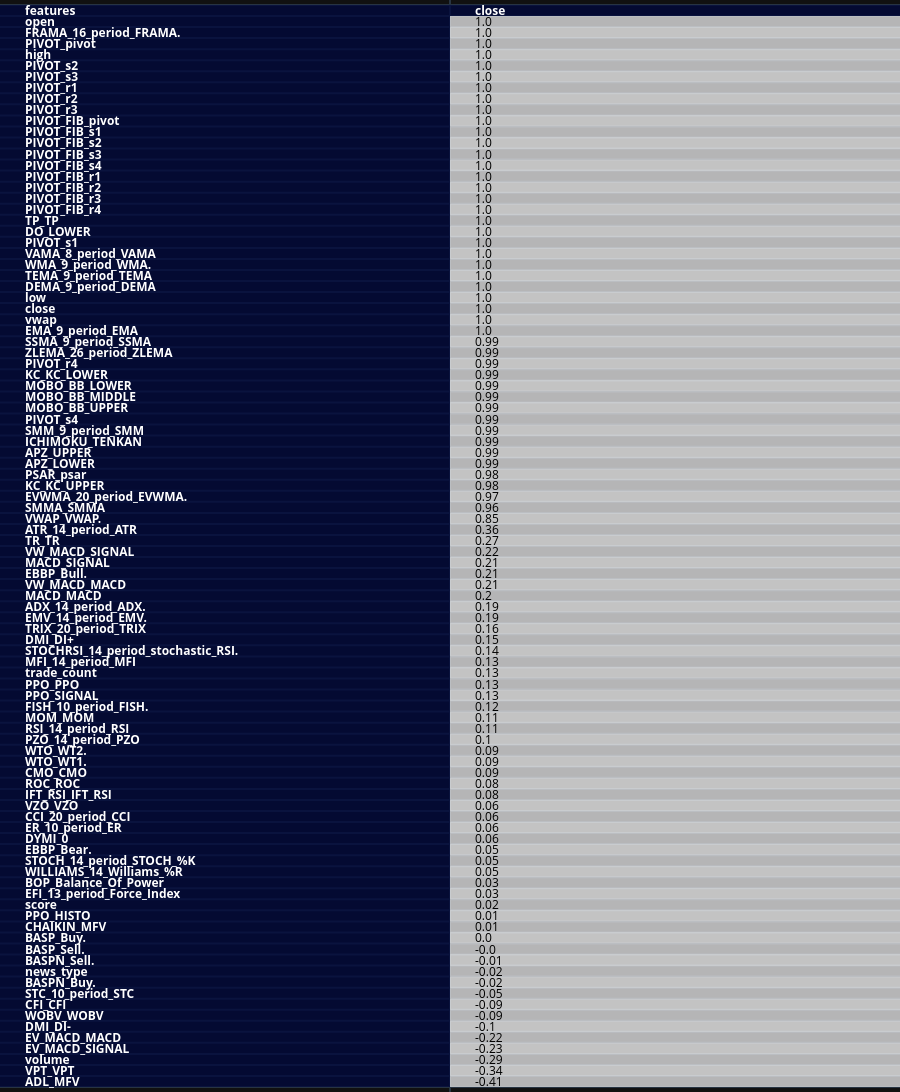

Notebook source saved alongside this figure:
### Code cell
corr_matrix = pd.DataFrame(corr)
corr_matrix = corr_matrix.round(decimals=2)
create_table(corr_matrix['close'].sort_values(ascending=False).to_frame(), index_title='features', index=True, )

### Figure 1 — Plotly figure (JSON) as saved in the notebook; plotly's stock layout.template omitted (floating-point values rounded to 4 significant figures; data arrays with more than 128 entries replaced by an {"elided": "..."} marker saying what was removed)
{"data": [{"colorscale": [[0, "#00083e"], [0.5, "#ededee"], [1, "#ffffff"]], "hoverinfo": "none", "opacity": 0.75, "showscale": false, "z": {"elided": "98x2 float values"}, "type": "heatmap"}], "layout": {"annotations": [{"align": "left", "font": {"color": "#ffffff"}, "showarrow": false, "text": "<b>features</b>", "x": -0.45, "xanchor": "left", "xref": "x", "y": 0, "yref": "y"}, {"align": "left", "font": {"color": "#ffffff"}, "showarrow": false, "text": "<b>close</b>", "x": 0.55, "xanchor": "left", "xref": "x", "y": 0, "yref": "y"}, {"align": "left", "font": {"color": "#ffffff"}, "showarrow": false, "text": "<b>open</b>", "x": -0.45, "xanchor": "left", "xref": "x", "y": 1, "yref": "y"}, {"align": "left", "font": {"color": "#000000"}, "showarrow": false, "text": "1.0", "x": 0.55, "xanchor": "left", "xref": "x", "y": 1, "yref": "y"}, {"align": "left", "font": {"color": "#ffffff"}, "showarrow": false, "text": "<b>FRAMA_16_period_FRAMA.</b>", "x": -0.45, "xanchor": "left", "xref": "x", "y": 2, "yref": "y"}, {"align": "left", "font": {"color": "#000000"}, "showarrow": false, "text": "1.0", "x": 0.55, "xanchor": "left", "xref": "x", "y": 2, "yref": "y"}, {"align": "left", "font": {"color": "#ffffff"}, "showarrow": false, "text": "<b>PIVOT_pivot</b>", "x": -0.45, "xanchor": "left", "xref": "x", "y": 3, "yref": "y"}, {"align": "left", "font": {"color": "#000000"}, "showarrow": false, "text": "1.0", "x": 0.55, "xanchor": "left", "xref": "x", "y": 3, "yref": "y"}, {"align": "left", "font": {"color": "#ffffff"}, "showarrow": false, "text": "<b>high</b>", "x": -0.45, "xanchor": "left", "xref": "x", "y": 4, "yref": "y"}, {"align": "left", "font": {"color": "#000000"}, "showarrow": false, "text": "1.0", "x": 0.55, "xanchor": "left", "xref": "x", "y": 4, "yref": "y"}, {"align": "left", "font": {"color": "#ffffff"}, "showarrow": false, "text": "<b>PIVOT_s2</b>", "x": -0.45, "xanchor": "left", "xref": "x", "y": 5, "yref": "y"}, {"align": "left", "font": {"color": "#000000"}, "showarrow": false, "text": "1.0", "x": 0.55, "xanchor": "left", "xref": "x", "y": 5, "yref": "y"}, {"align": "left", "font": {"color": "#ffffff"}, "showarrow": false, "text": "<b>PIVOT_s3</b>", "x": -0.45, "xanchor": "left", "xref": "x", "y": 6, "yref": "y"}, {"align": "left", "font": {"color": "#000000"}, "showarrow": false, "text": "1.0", "x": 0.55, "xanchor": "left", "xref": "x", "y": 6, "yref": "y"}, {"align": "left", "font": {"color": "#ffffff"}, "showarrow": false, "text": "<b>PIVOT_r1</b>", "x": -0.45, "xanchor": "left", "xref": "x", "y": 7, "yref": "y"}, {"align": "left", "font": {"color": "#000000"}, "showarrow": false, "text": "1.0", "x": 0.55, "xanchor": "left", "xref": "x", "y": 7, "yref": "y"}, {"align": "left", "font": {"color": "#ffffff"}, "showarrow": false, "text": "<b>PIVOT_r2</b>", "x": -0.45, "xanchor": "left", "xref": "x", "y": 8, "yref": "y"}, {"align": "left", "font": {"color": "#000000"}, "showarrow": false, "text": "1.0", "x": 0.55, "xanchor": "left", "xref": "x", "y": 8, "yref": "y"}, {"align": "left", "font": {"color": "#ffffff"}, "showarrow": false, "text": "<b>PIVOT_r3</b>", "x": -0.45, "xanchor": "left", "xref": "x", "y": 9, "yref": "y"}, {"align": "left", "font": {"color": "#000000"}, "showarrow": false, "text": "1.0", "x": 0.55, "xanchor": "left", "xref": "x", "y": 9, "yref": "y"}, {"align": "left", "font": {"color": "#ffffff"}, "showarrow": false, "text": "<b>PIVOT_FIB_pivot</b>", "x": -0.45, "xanchor": "left", "xref": "x", "y": 10, "yref": "y"}, {"align": "left", "font": {"color": "#000000"}, "showarrow": false, "text": "1.0", "x": 0.55, "xanchor": "left", "xref": "x", "y": 10, "yref": "y"}, {"align": "left", "font": {"color": "#ffffff"}, "showarrow": false, "text": "<b>PIVOT_FIB_s1</b>", "x": -0.45, "xanchor": "left", "xref": "x", "y": 11, "yref": "y"}, {"align": "left", "font": {"color": "#000000"}, "showarrow": false, "text": "1.0", "x": 0.55, "xanchor": "left", "xref": "x", "y": 11, "yref": "y"}, {"align": "left", "font": {"color": "#ffffff"}, "showarrow": false, "text": "<b>PIVOT_FIB_s2</b>", "x": -0.45, "xanchor": "left", "xref": "x", "y": 12, "yref": "y"}, {"align": "left", "font": {"color": "#000000"}, "showarrow": false, "text": "1.0", "x": 0.55, "xanchor": "left", "xref": "x", "y": 12, "yref": "y"}, {"align": "left", "font": {"color": "#ffffff"}, "showarrow": false, "text": "<b>PIVOT_FIB_s3</b>", "x": -0.45, "xanchor": "left", "xref": "x", "y": 13, "yref": "y"}, {"align": "left", "font": {"color": "#000000"}, "showarrow": false, "text": "1.0", "x": 0.55, "xanchor": "left", "xref": "x", "y": 13, "yref": "y"}, {"align": "left", "font": {"color": "#ffffff"}, "showarrow": false, "text": "<b>PIVOT_FIB_s4</b>", "x": -0.45, "xanchor": "left", "xref": "x", "y": 14, "yref": "y"}, {"align": "left", "font": {"color": "#000000"}, "showarrow": false, "text": "1.0", "x": 0.55, "xanchor": "left", "xref": "x", "y": 14, "yref": "y"}, {"align": "left", "font": {"color": "#ffffff"}, "showarrow": false, "text": "<b>PIVOT_FIB_r1</b>", "x": -0.45, "xanchor": "left", "xref": "x", "y": 15, "yref": "y"}, {"align": "left", "font": {"color": "#000000"}, "showarrow": false, "text": "1.0", "x": 0.55, "xanchor": "left", "xref": "x", "y": 15, "yref": "y"}, {"align": "left", "font": {"color": "#ffffff"}, "showarrow": false, "text": "<b>PIVOT_FIB_r2</b>", "x": -0.45, "xanchor": "left", "xref": "x", "y": 16, "yref": "y"}, {"align": "left", "font": {"color": "#000000"}, "showarrow": false, "text": "1.0", "x": 0.55, "xanchor": "left", "xref": "x", "y": 16, "yref": "y"}, {"align": "left", "font": {"color": "#ffffff"}, "showarrow": false, "text": "<b>PIVOT_FIB_r3</b>", "x": -0.45, "xanchor": "left", "xref": "x", "y": 17, "yref": "y"}, {"align": "left", "font": {"color": "#000000"}, "showarrow": false, "text": "1.0", "x": 0.55, "xanchor": "left", "xref": "x", "y": 17, "yref": "y"}, {"align": "left", "font": {"color": "#ffffff"}, "showarrow": false, "text": "<b>PIVOT_FIB_r4</b>", "x": -0.45, "xanchor": "left", "xref": "x", "y": 18, "yref": "y"}, {"align": "left", "font": {"color": "#000000"}, "showarrow": false, "text": "1.0", "x": 0.55, "xanchor": "left", "xref": "x", "y": 18, "yref": "y"}, {"align": "left", "font": {"color": "#ffffff"}, "showarrow": false, "text": "<b>TP_TP</b>", "x": -0.45, "xanchor": "left", "xref": "x", "y": 19, "yref": "y"}, {"align": "left", "font": {"color": "#000000"}, "showarrow": false, "text": "1.0", "x": 0.55, "xanchor": "left", "xref": "x", "y": 19, "yref": "y"}, {"align": "left", "font": {"color": "#ffffff"}, "showarrow": false, "text": "<b>DO_LOWER</b>", "x": -0.45, "xanchor": "left", "xref": "x", "y": 20, "yref": "y"}, {"align": "left", "font": {"color": "#000000"}, "showarrow": false, "text": "1.0", "x": 0.55, "xanchor": "left", "xref": "x", "y": 20, "yref": "y"}, {"align": "left", "font": {"color": "#ffffff"}, "showarrow": false, "text": "<b>PIVOT_s1</b>", "x": -0.45, "xanchor": "left", "xref": "x", "y": 21, "yref": "y"}, {"align": "left", "font": {"color": "#000000"}, "showarrow": false, "text": "1.0", "x": 0.55, "xanchor": "left", "xref": "x", "y": 21, "yref": "y"}, {"align": "left", "font": {"color": "#ffffff"}, "showarrow": false, "text": "<b>VAMA_8_period_VAMA</b>", "x": -0.45, "xanchor": "left", "xref": "x", "y": 22, "yref": "y"}, {"align": "left", "font": {"color": "#000000"}, "showarrow": false, "text": "1.0", "x": 0.55, "xanchor": "left", "xref": "x", "y": 22, "yref": "y"}, {"align": "left", "font": {"color": "#ffffff"}, "showarrow": false, "text": "<b>WMA_9_period_WMA.</b>", "x": -0.45, "xanchor": "left", "xref": "x", "y": 23, "yref": "y"}, {"align": "left", "font": {"color": "#000000"}, "showarrow": false, "text": "1.0", "x": 0.55, "xanchor": "left", "xref": "x", "y": 23, "yref": "y"}, {"align": "left", "font": {"color": "#ffffff"}, "showarrow": false, "text": "<b>TEMA_9_period_TEMA</b>", "x": -0.45, "xanchor": "left", "xref": "x", "y": 24, "yref": "y"}, {"align": "left", "font": {"color": "#000000"}, "showarrow": false, "text": "1.0", "x": 0.55, "xanchor": "left", "xref": "x", "y": 24, "yref": "y"}, {"align": "left", "font": {"color": "#ffffff"}, "showarrow": false, "text": "<b>DEMA_9_period_DEMA</b>", "x": -0.45, "xanchor": "left", "xref": "x", "y": 25, "yref": "y"}, {"align": "left", "font": {"color": "#000000"}, "showarrow": false, "text": "1.0", "x": 0.55, "xanchor": "left", "xref": "x", "y": 25, "yref": "y"}, {"align": "left", "font": {"color": "#ffffff"}, "showarrow": false, "text": "<b>low</b>", "x": -0.45, "xanchor": "left", "xref": "x", "y": 26, "yref": "y"}, {"align": "left", "font": {"color": "#000000"}, "showarrow": false, "text": "1.0", "x": 0.55, "xanchor": "left", "xref": "x", "y": 26, "yref": "y"}, {"align": "left", "font": {"color": "#ffffff"}, "showarrow": false, "text": "<b>close</b>", "x": -0.45, "xanchor": "left", "xref": "x", "y": 27, "yref": "y"}, {"align": "left", "font": {"color": "#000000"}, "showarrow": false, "text": "1.0", "x": 0.55, "xanchor": "left", "xref": "x", "y": 27, "yref": "y"}, {"align": "left", "font": {"color": "#ffffff"}, "showarrow": false, "text": "<b>vwap</b>", "x": -0.45, "xanchor": "left", "xref": "x", "y": 28, "yref": "y"}, {"align": "left", "font": {"color": "#000000"}, "showarrow": false, "text": "1.0", "x": 0.55, "xanchor": "left", "xref": "x", "y": 28, "yref": "y"}, {"align": "left", "font": {"color": "#ffffff"}, "showarrow": false, "text": "<b>EMA_9_period_EMA</b>", "x": -0.45, "xanchor": "left", "xref": "x", "y": 29, "yref": "y"}, {"align": "left", "font": {"color": "#000000"}, "showarrow": false, "text": "1.0", "x": 0.55, "xanchor": "left", "xref": "x", "y": 29, "yref": "y"}, {"align": "left", "font": {"color": "#ffffff"}, "showarrow": false, "text": "<b>SSMA_9_period_SSMA</b>", "x": -0.45, "xanchor": "left", "xref": "x", "y": 30, "yref": "y"}, {"align": "left", "font": {"color": "#000000"}, "showarrow": false, "text": "0.99", "x": 0.55, "xanchor": "left", "xref": "x", "y": 30, "yref": "y"}, {"align": "left", "font": {"color": "#ffffff"}, "showarrow": false, "text": "<b>ZLEMA_26_period_ZLEMA</b>", "x": -0.45, "xanchor": "left", "xref": "x", "y": 31, "yref": "y"}, {"align": "left", "font": {"color": "#000000"}, "showarrow": false, "text": "0.99", "x": 0.55, "xanchor": "left", "xref": "x", "y": 31, "yref": "y"}, {"align": "left", "font": {"color": "#ffffff"}, "showarrow": false, "text": "<b>PIVOT_r4</b>", "x": -0.45, "xanchor": "left", "xref": "x", "y": 32, "yref": "y"}, {"align": "left", "font": {"color": "#000000"}, "showarrow": false, "text": "0.99", "x": 0.55, "xanchor": "left", "xref": "x", "y": 32, "yref": "y"}, {"align": "left", "font": {"color": "#ffffff"}, "showarrow": false, "text": "<b>KC_KC_LOWER</b>", "x": -0.45, "xanchor": "left", "xref": "x", "y": 33, "yref": "y"}, {"align": "left", "font": {"color": "#000000"}, "showarrow": false, "text": "0.99", "x": 0.55, "xanchor": "left", "xref": "x", "y": 33, "yref": "y"}, {"align": "left", "font": {"color": "#ffffff"}, "showarrow": false, "text": "<b>MOBO_BB_LOWER</b>", "x": -0.45, "xanchor": "left", "xref": "x", "y": 34, "yref": "y"}, {"align": "left", "font": {"color": "#000000"}, "showarrow": false, "text": "0.99", "x": 0.55, "xanchor": "left", "xref": "x", "y": 34, "yref": "y"}, {"align": "left", "font": {"color": "#ffffff"}, "showarrow": false, "text": "<b>MOBO_BB_MIDDLE</b>", "x": -0.45, "xanchor": "left", "xref": "x", "y": 35, "yref": "y"}, {"align": "left", "font": {"color": "#000000"}, "showarrow": false, "text": "0.99", "x": 0.55, "xanchor": "left", "xref": "x", "y": 35, "yref": "y"}, {"align": "left", "font": {"color": "#ffffff"}, "showarrow": false, "text": "<b>MOBO_BB_UPPER</b>", "x": -0.45, "xanchor": "left", "xref": "x", "y": 36, "yref": "y"}, {"align": "left", "font": {"color": "#000000"}, "showarrow": false, "text": "0.99", "x": 0.55, "xanchor": "left", "xref": "x", "y": 36, "yref": "y"}, {"align": "left", "font": {"color": "#ffffff"}, "showarrow": false, "text": "<b>PIVOT_s4</b>", "x": -0.45, "xanchor": "left", "xref": "x", "y": 37, "yref": "y"}, {"align": "left", "font": {"color": "#000000"}, "showarrow": false, "text": "0.99", "x": 0.55, "xanchor": "left", "xref": "x", "y": 37, "yref": "y"}, {"align": "left", "font": {"color": "#ffffff"}, "showarrow": false, "text": "<b>SMM_9_period_SMM</b>", "x": -0.45, "xanchor": "left", "xref": "x", "y": 38, "yref": "y"}, {"align": "left", "font": {"color": "#000000"}, "showarrow": false, "text": "0.99", "x": 0.55, "xanchor": "left", "xref": "x", "y": 38, "yref": "y"}, {"align": "left", "font": {"color": "#ffffff"}, "showarrow": false, "text": "<b>ICHIMOKU_TENKAN</b>", "x": -0.45, "xanchor": "left", "xref": "x", "y": 39, "yref": "y"}, {"align": "left", "font": {"color": "#000000"}, "showarrow": false, "text": "0.99", "x": 0.55, "xanchor": "left", "xref": "x", "y": 39, "yref": "y"}, {"align": "left", "font": {"color": "#ffffff"}, "showarrow": false, "text": "<b>APZ_UPPER</b>", "x": -0.45, "xanchor": "left", "xref": "x", "y": 40, "yref": "y"}, {"align": "left", "font": {"color": "#000000"}, "showarrow": false, "text": "0.99", "x": 0.55, "xanchor": "left", "xref": "x", "y": 40, "yref": "y"}, {"align": "left", "font": {"color": "#ffffff"}, "showarrow": false, "text": "<b>APZ_LOWER</b>", "x": -0.45, "xanchor": "left", "xref": "x", "y": 41, "yref": "y"}, {"align": "left", "font": {"color": "#000000"}, "showarrow": false, "text": "0.99", "x": 0.55, "xanchor": "left", "xref": "x", "y": 41, "yref": "y"}, {"align": "left", "font": {"color": "#ffffff"}, "showarrow": false, "text": "<b>PSAR_psar</b>", "x": -0.45, "xanchor": "left", "xref": "x", "y": 42, "yref": "y"}, {"align": "left", "font": {"color": "#000000"}, "showarrow": false, "text": "0.98", "x": 0.55, "xanchor": "left", "xref": "x", "y": 42, "yref": "y"}, {"align": "left", "font": {"color": "#ffffff"}, "showarrow": false, "text": "<b>KC_KC_UPPER</b>", "x": -0.45, "xanchor": "left", "xref": "x", "y": 43, "yref": "y"}, {"align": "left", "font": {"color": "#000000"}, "showarrow": false, "text": "0.98", "x": 0.55, "xanchor": "left", "xref": "x", "y": 43, "yref": "y"}, {"align": "left", "font": {"color": "#ffffff"}, "showarrow": false, "text": "<b>EVWMA_20_period_EVWMA.</b>", "x": -0.45, "xanchor": "left", "xref": "x", "y": 44, "yref": "y"}, {"align": "left", "font": {"color": "#000000"}, "showarrow": false, "text": "0.97", "x": 0.55, "xanchor": "left", "xref": "x", "y": 44, "yref": "y"}, {"align": "left", "font": {"color": "#ffffff"}, "showarrow": false, "text": "<b>SMMA_SMMA</b>", "x": -0.45, "xanchor": "left", "xref": "x", "y": 45, "yref": "y"}, {"align": "left", "font": {"color": "#000000"}, "showarrow": false, "text": "0.96", "x": 0.55, "xanchor": "left", "xref": "x", "y": 45, "yref": "y"}, {"align": "left", "font": {"color": "#ffffff"}, "showarrow": false, "text": "<b>VWAP_VWAP.</b>", "x": -0.45, "xanchor": "left", "xref": "x", "y": 46, "yref": "y"}, {"align": "left", "font": {"color": "#000000"}, "showarrow": false, "text": "0.85", "x": 0.55, "xanchor": "left", "xref": "x", "y": 46, "yref": "y"}, {"align": "left", "font": {"color": "#ffffff"}, "showarrow": false, "text": "<b>ATR_14_period_ATR</b>", "x": -0.45, "xanchor": "left", "xref": "x", "y": 47, "yref": "y"}, {"align": "left", "font": {"color": "#000000"}, "showarrow": false, "text": "0.36", "x": 0.55, "xanchor": "left", "xref": "x", "y": 47, "yref": "y"}, {"align": "left", "font": {"color": "#ffffff"}, "showarrow": false, "text": "<b>TR_TR</b>", "x": -0.45, "xanchor": "left", "xref": "x", "y": 48, "yref": "y"}, {"align": "left", "font": {"color": "#000000"}, "showarrow": false, "text": "0.27", "x": 0.55, "xanchor": "left", "xref": "x", "y": 48, "yref": "y"}, {"align": "left", "font": {"color": "#ffffff"}, "showarrow": false, "text": "<b>VW_MACD_SIGNAL</b>", "x": -0.45, "xanchor": "left", "xref": "x", "y": 49, "yref": "y"}, {"align": "left", "font": {"color": "#000000"}, "showarrow": false, "text": "0.22", "x": 0.55, "xanchor": "left", "xref": "x", "y": 49, "yref": "y"}, {"align": "left", "font": {"color": "#ffffff"}, "showarrow": false, "text": "<b>MACD_SIGNAL</b>", "x": -0.45, "xanchor": "left", "xref": "x", "y": 50, "yref": "y"}, {"align": "left", "font": {"color": "#000000"}, "showarrow": false, "text": "0.21", "x": 0.55, "xanchor": "left", "xref": "x", "y": 50, "yref": "y"}, {"align": "left", "font": {"color": "#ffffff"}, "showarrow": false, "text": "<b>EBBP_Bull.</b>", "x": -0.45, "xanchor": "left", "xref": "x", "y": 51, "yref": "y"}, {"align": "left", "font": {"color": "#000000"}, "showarrow": false, "text": "0.21", "x": 0.55, "xanchor": "left", "xref": "x", "y": 51, "yref": "y"}, {"align": "left", "font": {"color": "#ffffff"}, "showarrow": false, "text": "<b>VW_MACD_MACD</b>", "x": -0.45, "xanchor": "left", "xref": "x", "y": 52, "yref": "y"}, {"align": "left", "font": {"color": "#000000"}, "showarrow": false, "text": "0.21", "x": 0.55, "xanchor": "left", "xref": "x", "y": 52, "yref": "y"}, {"align": "left", "font": {"color": "#ffffff"}, "showarrow": false, "text": "<b>MACD_MACD</b>", "x": -0.45, "xanchor": "left", "xref": "x", "y": 53, "yref": "y"}, {"align": "left", "font": {"color": "#000000"}, "showarrow": false, "text": "0.2", "x": 0.55, "xanchor": "left", "xref": "x", "y": 53, "yref": "y"}, {"align": "left", "font": {"color": "#ffffff"}, "showarrow": false, "text": "<b>ADX_14_period_ADX.</b>", "x": -0.45, "xanchor": "left", "xref": "x", "y": 54, "yref": "y"}, {"align": "left", "font": {"color": "#000000"}, "showarrow": false, "text": "0.19", "x": 0.55, "xanchor": "left", "xref": "x", "y": 54, "yref": "y"}, {"align": "left", "font": {"color": "#ffffff"}, "showarrow": false, "text": "<b>EMV_14_period_EMV.</b>", "x": -0.45, "xanchor": "left", "xref": "x", "y": 55, "yref": "y"}, {"align": "left", "font": {"color": "#000000"}, "showarrow": false, "text": "0.19", "x": 0.55, "xanchor": "left", "xref": "x", "y": 55, "yref": "y"}, {"align": "left", "font": {"color": "#ffffff"}, "showarrow": false, "text": "<b>TRIX_20_period_TRIX</b>", "x": -0.45, "xanchor": "left", "xref": "x", "y": 56, "yref": "y"}, {"align": "left", "font": {"color": "#000000"}, "showarrow": false, "text": "0.16", "x": 0.55, "xanchor": "left", "xref": "x", "y": 56, "yref": "y"}, {"align": "left", "font": {"color": "#ffffff"}, "showarrow": false, "text": "<b>DMI_DI+</b>", "x": -0.45, "xanchor": "left", "xref": "x", "y": 57, "yref": "y"}, {"align": "left", "font": {"color": "#000000"}, "showarrow": false, "text": "0.15", "x": 0.55, "xanchor": "left", "xref": "x", "y": 57, "yref": "y"}, {"align": "left", "font": {"color": "#ffffff"}, "showarrow": false, "text": "<b>STOCHRSI_14_period_stochastic_RSI.</b>", "x": -0.45, "xanchor": "left", "xref": "x", "y": 58, "yref": "y"}, {"align": "left", "font": {"color": "#000000"}, "showarrow": false, "text": "0.14", "x": 0.55, "xanchor": "left", "xref": "x", "y": 58, "yref": "y"}, {"align": "left", "font": {"color": "#ffffff"}, "showarrow": false, "text": "<b>MFI_14_period_MFI</b>", "x": -0.45, "xanchor": "left", "xref": "x", "y": 59, "yref": "y"}, {"align": "left", "font": {"color": "#000000"}, "showarrow": false, "text": "0.13", "x": 0.55, "xanchor": "left", "xref": "x", "y": 59, "yref": "y"}, {"align": "left", "font": {"color": "#ffffff"}, "showarrow": false, "text": "<b>trade_count</b>", "x": -0.45, "xanchor": "left", "xref": "x", "y": 60, "yref": "y"}, {"align": "left", "font": {"color": "#000000"}, "showarrow": false, "text": "0.13", "x": 0.55, "xanchor": "left", "xref": "x", "y": 60, "yref": "y"}, {"align": "left", "font": {"color": "#ffffff"}, "showarrow": false, "text": "<b>PPO_PPO</b>", "x": -0.45, "xanchor": "left", "xref": "x", "y": 61, "yref": "y"}, {"align": "left", "font": {"color": "#000000"}, "showarrow": false, "text": "0.13", "x": 0.55, "xanchor": "left", "xref": "x", "y": 61, "yref": "y"}, {"align": "left", "font": {"color": "#ffffff"}, "showarrow": false, "text": "<b>PPO_SIGNAL</b>", "x": -0.45, "xanchor": "left", "xref": "x", "y": 62, "yref": "y"}, {"align": "left", "font": {"color": "#000000"}, "showarrow": false, "text": "0.13", "x": 0.55, "xanchor": "left", "xref": "x", "y": 62, "yref": "y"}, {"align": "left", "font": {"color": "#ffffff"}, "showarrow": false, "text": "<b>FISH_10_period_FISH.</b>", "x": -0.45, "xanchor": "left", "xref": "x", "y": 63, "yref": "y"}, {"align": "left", "font": {"color": "#000000"}, "showarrow": false, "text": "0.12", "x": 0.55, "xanchor": "left", "xref": "x", "y": 63, "yref": "y"}, {"align": "left", "font": {"color": "#ffffff"}, "showarrow": false, "text": "<b>MOM_MOM</b>", "x": -0.45, "xanchor": "left", "xref": "x", "y": 64, "yref": "y"}, {"align": "left", "font": {"color": "#000000"}, "showarrow": false, "text": "0.11", "x": 0.55, "xanchor": "left", "xref": "x", "y": 64, "yref": "y"}, {"align": "left", "font": {"color": "#ffffff"}, "showarrow": false, "text": "<b>RSI_14_period_RSI</b>", "x": -0.45, "xanchor": "left", "xref": "x", "y": 65, "yref": "y"}, {"align": "left", "font": {"color": "#000000"}, "showarrow": false, "text": "0.11", "x": 0.55, "xanchor": "left", "xref": "x", "y": 65, "yref": "y"}, {"align": "left", "font": {"color": "#ffffff"}, "showarrow": false, "text": "<b>PZO_14_period_PZO</b>", "x": -0.45, "xanchor": "left", "xref": "x", "y": 66, "yref": "y"}, {"align": "left", "font": {"color": "#000000"}, "showarrow": false, "text": "0.1", "x": 0.55, "xanchor": "left", "xref": "x", "y": 66, "yref": "y"}, {"align": "left", "font": {"color": "#ffffff"}, "showarrow": false, "text": "<b>WTO_WT2.</b>", "x": -0.45, "xanchor": "left", "xref": "x", "y": 67, "yref": "y"}, {"align": "left", "font": {"color": "#000000"}, "showarrow": false, "text": "0.09", "x": 0.55, "xanchor": "left", "xref": "x", "y": 67, "yref": "y"}, {"align": "left", "font": {"color": "#ffffff"}, "showarrow": false, "text": "<b>WTO_WT1.</b>", "x": -0.45, "xanchor": "left", "xref": "x", "y": 68, "yref": "y"}, {"align": "left", "font": {"color": "#000000"}, "showarrow": false, "text": "0.09", "x": 0.55, "xanchor": "left", "xref": "x", "y": 68, "yref": "y"}, {"align": "left", "font": {"color": "#ffffff"}, "showarrow": false, "text": "<b>CMO_CMO</b>", "x": -0.45, "xanchor": "left", "xref": "x", "y": 69, "yref": "y"}, {"align": "left", "font": {"color": "#000000"}, "showarrow": false, "text": "0.09", "x": 0.55, "xanchor": "left", "xref": "x", "y": 69, "yref": "y"}, {"align": "left", "font": {"color": "#ffffff"}, "showarrow": false, "text": "<b>ROC_ROC</b>", "x": -0.45, "xanchor": "left", "xref": "x", "y": 70, "yref": "y"}, {"align": "left", "font": {"color": "#000000"}, "showarrow": false, "text": "0.08", "x": 0.55, "xanchor": "left", "xref": "x", "y": 70, "yref": "y"}, {"align": "left", "font": {"color": "#ffffff"}, "showarrow": false, "text": "<b>IFT_RSI_IFT_RSI</b>", "x": -0.45, "xanchor": "left", "xref": "x", "y": 71, "yref": "y"}, {"align": "left", "font": {"color": "#000000"}, "showarrow": false, "text": "0.08", "x": 0.55, "xanchor": "left", "xref": "x", "y": 71, "yref": "y"}, {"align": "left", "font": {"color": "#ffffff"}, "showarrow": false, "text": "<b>VZO_VZO</b>", "x": -0.45, "xanchor": "left", "xref": "x", "y": 72, "yref": "y"}, {"align": "left", "font": {"color": "#000000"}, "showarrow": false, "text": "0.06", "x": 0.55, "xanchor": "left", "xref": "x", "y": 72, "yref": "y"}, {"align": "left", "font": {"color": "#ffffff"}, "showarrow": false, "text": "<b>CCI_20_period_CCI</b>", "x": -0.45, "xanchor": "left", "xref": "x", "y": 73, "yref": "y"}, {"align": "left", "font": {"color": "#000000"}, "showarrow": false, "text": "0.06", "x": 0.55, "xanchor": "left", "xref": "x", "y": 73, "yref": "y"}, {"align": "left", "font": {"color": "#ffffff"}, "showarrow": false, "text": "<b>ER_10_period_ER</b>", "x": -0.45, "xanchor": "left", "xref": "x", "y": 74, "yref": "y"}, {"align": "left", "font": {"color": "#000000"}, "showarrow": false, "text": "0.06", "x": 0.55, "xanchor": "left", "xref": "x", "y": 74, "yref": "y"}, {"align": "left", "font": {"color": "#ffffff"}, "showarrow": false, "text": "<b>DYMI_0</b>", "x": -0.45, "xanchor": "left", "xref": "x", "y": 75, "yref": "y"}, {"align": "left", "font": {"color": "#000000"}, "showarrow": false, "text": "0.06", "x": 0.55, "xanchor": "left", "xref": "x", "y": 75, "yref": "y"}, {"align": "left", "font": {"color": "#ffffff"}, "showarrow": false, "text": "<b>EBBP_Bear.</b>", "x": -0.45, "xanchor": "left", "xref": "x", "y": 76, "yref": "y"}, {"align": "left", "font": {"color": "#000000"}, "showarrow": false, "text": "0.05", "x": 0.55, "xanchor": "left", "xref": "x", "y": 76, "yref": "y"}, {"align": "left", "font": {"color": "#ffffff"}, "showarrow": false, "text": "<b>STOCH_14_period_STOCH_%K</b>", "x": -0.45, "xanchor": "left", "xref": "x", "y": 77, "yref": "y"}, {"align": "left", "font": {"color": "#000000"}, "showarrow": false, "text": "0.05", "x": 0.55, "xanchor": "left", "xref": "x", "y": 77, "yref": "y"}, {"align": "left", "font": {"color": "#ffffff"}, "showarrow": false, "text": "<b>WILLIAMS_14_Williams_%R</b>", "x": -0.45, "xanchor": "left", "xref": "x", "y": 78, "yref": "y"}, {"align": "left", "font": {"color": "#000000"}, "showarrow": false, "text": "0.05", "x": 0.55, "xanchor": "left", "xref": "x", "y": 78, "yref": "y"}, {"align": "left", "font": {"color": "#ffffff"}, "showarrow": false, "text": "<b>BOP_Balance_Of_Power</b>", "x": -0.45, "xanchor": "left", "xref": "x", "y": 79, "yref": "y"}, {"align": "left", "font": {"color": "#000000"}, "showarrow": false, "text": "0.03", "x": 0.55, "xanchor": "left", "xref": "x", "y": 79, "yref": "y"}, {"align": "left", "font": {"color": "#ffffff"}, "showarrow": false, "text": "<b>EFI_13_period_Force_Index</b>", "x": -0.45, "xanchor": "left", "xref": "x", "y": 80, "yref": "y"}, {"align": "left", "font": {"color": "#000000"}, "showarrow": false, "text": "0.03", "x": 0.55, "xanchor": "left", "xref": "x", "y": 80, "yref": "y"}, {"align": "left", "font": {"color": "#ffffff"}, "showarrow": false, "text": "<b>score</b>", "x": -0.45, "xanchor": "left", "xref": "x", "y": 81, "yref": "y"}, {"align": "left", "font": {"color": "#000000"}, "showarrow": false, "text": "0.02", "x": 0.55, "xanchor": "left", "xref": "x", "y": 81, "yref": "y"}, {"align": "left", "font": {"color": "#ffffff"}, "showarrow": false, "text": "<b>PPO_HISTO</b>", "x": -0.45, "xanchor": "left", "xref": "x", "y": 82, "yref": "y"}, {"align": "left", "font": {"color": "#000000"}, "showarrow": false, "text": "0.01", "x": 0.55, "xanchor": "left", "xref": "x", "y": 82, "yref": "y"}, {"align": "left", "font": {"color": "#ffffff"}, "showarrow": false, "text": "<b>CHAIKIN_MFV</b>", "x": -0.45, "xanchor": "left", "xref": "x", "y": 83, "yref": "y"}, {"align": "left", "font": {"color": "#000000"}, "showarrow": false, "text": "0.01", "x": 0.55, "xanchor": "left", "xref": "x", "y": 83, "yref": "y"}, {"align": "left", "font": {"color": "#ffffff"}, "showarrow": false, "text": "<b>BASP_Buy.</b>", "x": -0.45, "xanchor": "left", "xref": "x", "y": 84, "yref": "y"}, {"align": "left", "font": {"color": "#000000"}, "showarrow": false, "text": "0.0", "x": 0.55, "xanchor": "left", "xref": "x", "y": 84, "yref": "y"}, {"align": "left", "font": {"color": "#ffffff"}, "showarrow": false, "text": "<b>BASP_Sell.</b>", "x": -0.45, "xanchor": "left", "xref": "x", "y": 85, "yref": "y"}, {"align": "left", "font": {"color": "#000000"}, "showarrow": false, "text": "-0.0", "x": 0.55, "xanchor": "left", "xref": "x", "y": 85, "yref": "y"}, {"align": "left", "font": {"color": "#ffffff"}, "showarrow": false, "text": "<b>BASPN_Sell.</b>", "x": -0.45, "xanchor": "left", "xref": "x", "y": 86, "yref": "y"}, {"align": "left", "font": {"color": "#000000"}, "showarrow": false, "text": "-0.01", "x": 0.55, "xanchor": "left", "xref": "x", "y": 86, "yref": "y"}, {"align": "left", "font": {"color": "#ffffff"}, "showarrow": false, "text": "<b>news_type</b>", "x": -0.45, "xanchor": "left", "xref": "x", "y": 87, "yref": "y"}, {"align": "left", "font": {"color": "#000000"}, "showarrow": false, "text": "-0.02", "x": 0.55, "xanchor": "left", "xref": "x", "y": 87, "yref": "y"}, {"align": "left", "font": {"color": "#ffffff"}, "showarrow": false, "text": "<b>BASPN_Buy.</b>", "x": -0.45, "xanchor": "left", "xref": "x", "y": 88, "yref": "y"}, {"align": "left", "font": {"color": "#000000"}, "showarrow": false, "text": "-0.02", "x": 0.55, "xanchor": "left", "xref": "x", "y": 88, "yref": "y"}, {"align": "left", "font": {"color": "#ffffff"}, "showarrow": false, "text": "<b>STC_10_period_STC</b>", "x": -0.45, "xanchor": "left", "xref": "x", "y": 89, "yref": "y"}, {"align": "left", "font": {"color": "#000000"}, "showarrow": false, "text": "-0.05", "x": 0.55, "xanchor": "left", "xref": "x", "y": 89, "yref": "y"}, {"align": "left", "font": {"color": "#ffffff"}, "showarrow": false, "text": "<b>CFI_CFI</b>", "x": -0.45, "xanchor": "left", "xref": "x", "y": 90, "yref": "y"}, {"align": "left", "font": {"color": "#000000"}, "showarrow": false, "text": "-0.09", "x": 0.55, "xanchor": "left", "xref": "x", "y": 90, "yref": "y"}, {"align": "left", "font": {"color": "#ffffff"}, "showarrow": false, "text": "<b>WOBV_WOBV</b>", "x": -0.45, "xanchor": "left", "xref": "x", "y": 91, "yref": "y"}, {"align": "left", "font": {"color": "#000000"}, "showarrow": false, "text": "-0.09", "x": 0.55, "xanchor": "left", "xref": "x", "y": 91, "yref": "y"}, {"align": "left", "font": {"color": "#ffffff"}, "showarrow": false, "text": "<b>DMI_DI-</b>", "x": -0.45, "xanchor": "left", "xref": "x", "y": 92, "yref": "y"}, {"align": "left", "font": {"color": "#000000"}, "showarrow": false, "text": "-0.1", "x": 0.55, "xanchor": "left", "xref": "x", "y": 92, "yref": "y"}, {"align": "left", "font": {"color": "#ffffff"}, "showarrow": false, "text": "<b>EV_MACD_MACD</b>", "x": -0.45, "xanchor": "left", "xref": "x", "y": 93, "yref": "y"}, {"align": "left", "font": {"color": "#000000"}, "showarrow": false, "text": "-0.22", "x": 0.55, "xanchor": "left", "xref": "x", "y": 93, "yref": "y"}, {"align": "left", "font": {"color": "#ffffff"}, "showarrow": false, "text": "<b>EV_MACD_SIGNAL</b>", "x": -0.45, "xanchor": "left", "xref": "x", "y": 94, "yref": "y"}, {"align": "left", "font": {"color": "#000000"}, "showarrow": false, "text": "-0.23", "x": 0.55, "xanchor": "left", "xref": "x", "y": 94, "yref": "y"}, {"align": "left", "font": {"color": "#ffffff"}, "showarrow": false, "text": "<b>volume</b>", "x": -0.45, "xanchor": "left", "xref": "x", "y": 95, "yref": "y"}, {"align": "left", "font": {"color": "#000000"}, "showarrow": false, "text": "-0.29", "x": 0.55, "xanchor": "left", "xref": "x", "y": 95, "yref": "y"}, {"align": "left", "font": {"color": "#ffffff"}, "showarrow": false, "text": "<b>VPT_VPT</b>", "x": -0.45, "xanchor": "left", "xref": "x", "y": 96, "yref": "y"}, {"align": "left", "font": {"color": "#000000"}, "showarrow": false, "text": "-0.34", "x": 0.55, "xanchor": "left", "xref": "x", "y": 96, "yref": "y"}, {"align": "left", "font": {"color": "#ffffff"}, "showarrow": false, "text": "<b>ADL_MFV</b>", "x": -0.45, "xanchor": "left", "xref": "x", "y": 97, "yref": "y"}, {"align": "left", "font": {"color": "#000000"}, "showarrow": false, "text": "-0.41", "x": 0.55, "xanchor": "left", "xref": "x", "y": 97, "yref": "y"}], "height": 2990, "margin": {"b": 0, "l": 0, "r": 0, "t": 0}, "xaxis": {"dtick": 1, "gridwidth": 2, "showticklabels": false, "tick0": -0.5, "ticks": "", "zeroline": false}, "yaxis": {"autorange": "reversed", "dtick": 1, "gridwidth": 2, "showticklabels": false, "tick0": 0.5, "ticks": "", "zeroline": false}}}
